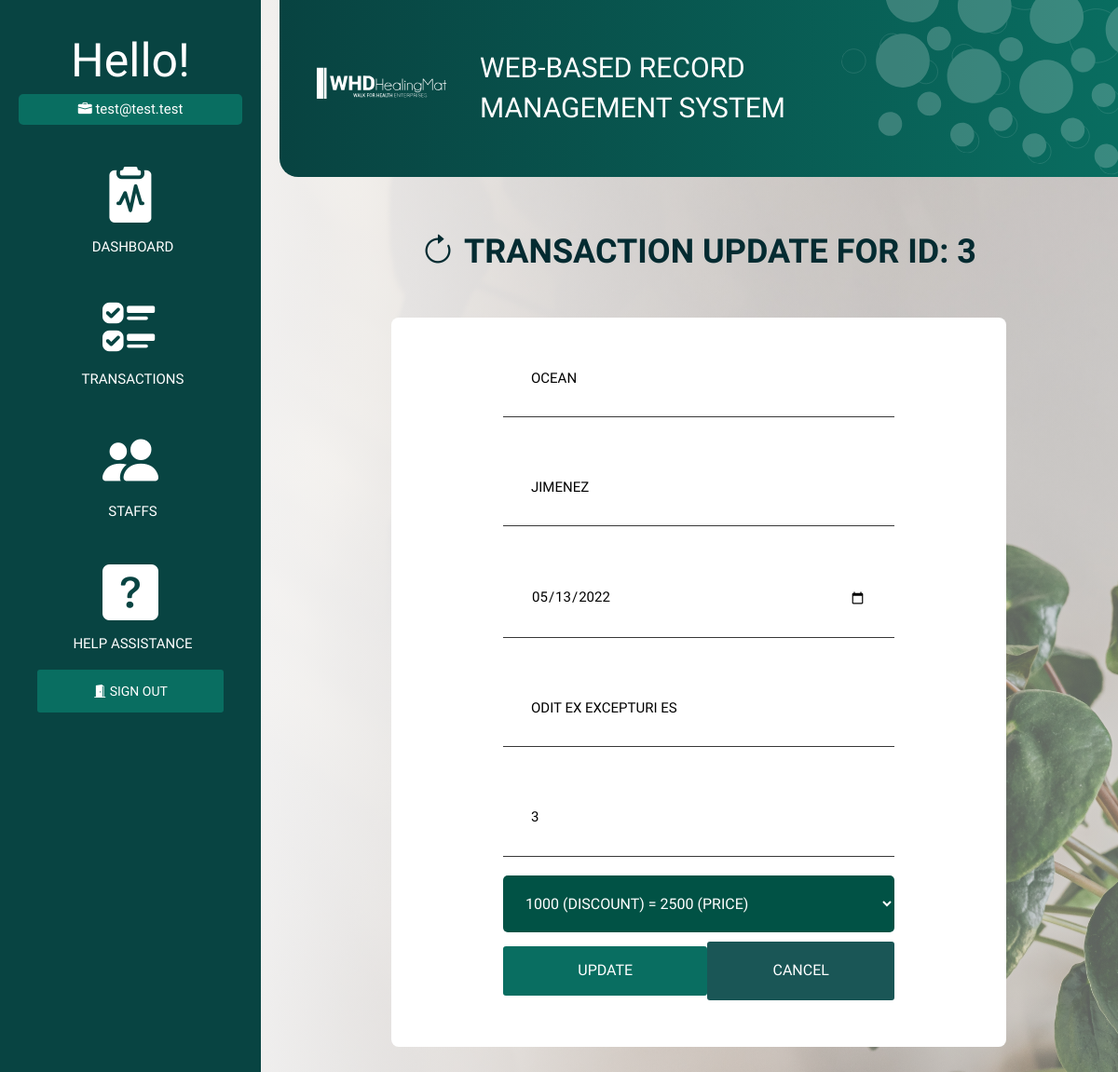
Page /transaction/3/update (signed in) on the earlier database version.
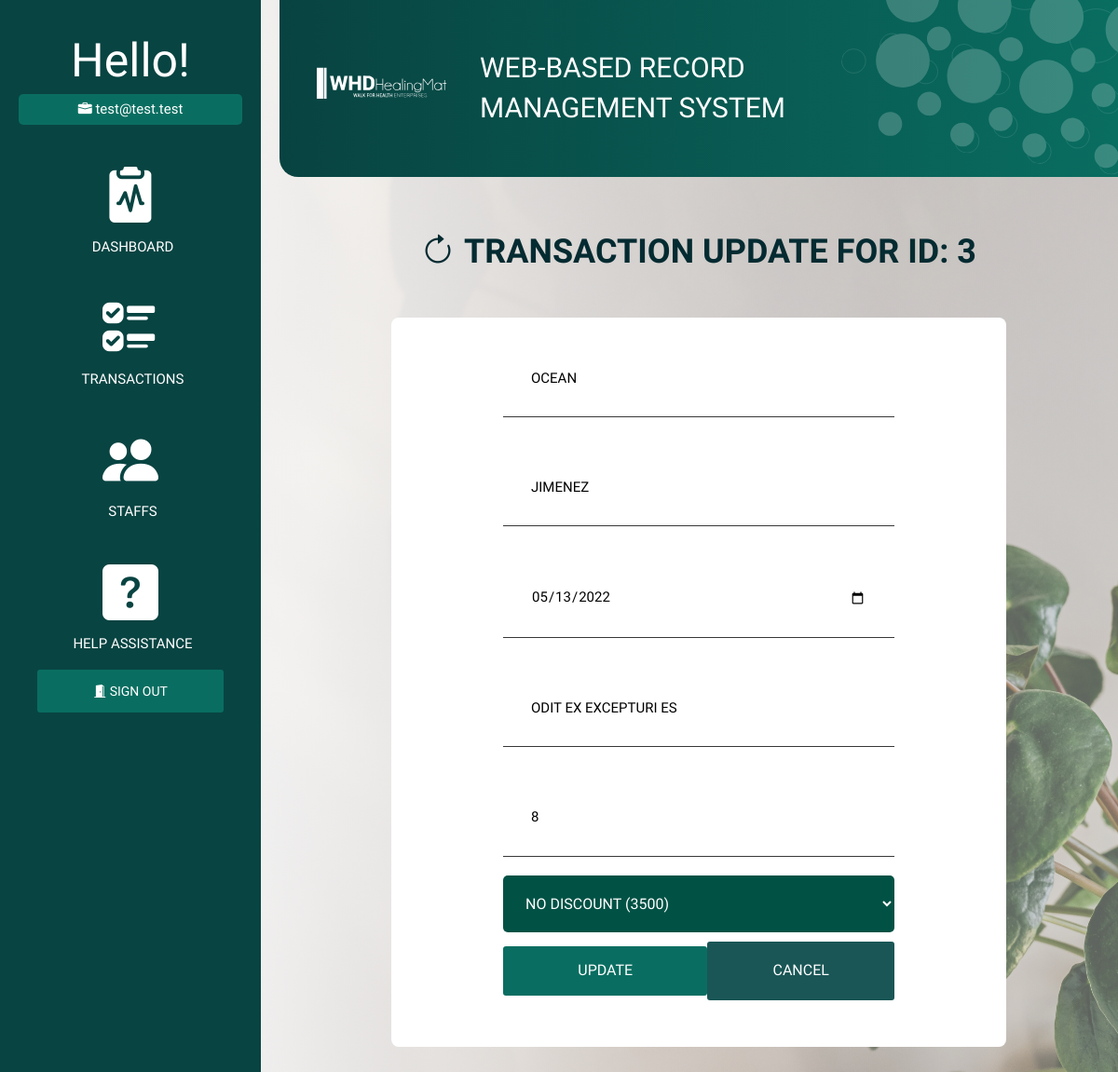
Same page on the later database version.
### models.py (models this page shows, shortened)
class Transaction(db.Model):
    __tablename__ = 'transaction'
    cust_id = db.Column(db.Integer, primary_key=True)
    cust_firstname = db.Column(db.Text)
    cust_lastname = db.Column(db.Text)
    trans_date = db.Column(db.Date)
    trans_location = db.Column(db.Text)
    prod_id = db.Column(db.Integer)
    trans_quantity = db.Column(db.Integer)
    trans_discount = db.Column(db.Float)

### blueprint/transaction.py (the view, shortened to what this page needs)
@transaction_bp.route('/transaction/<id>/update', methods=['GET', 'POST'])
def transaction_update(id):
    trans = Transaction.query.filter_by(cust_id=id).first()
    if request.method == 'GET':
        products = Product.query.all()
        return render_template('transaction/update_page.html', transaction=trans, products=products)

### blueprint/transaction.py (called while the page is built)
def transaction_bp_middleware():
    if not is_authenticated():
        return redirect(url_for('auth_bp.login_page'))

### helper/functions.py (called while the page is built)
def is_authenticated():
    if session.get('signedin'):
        return True
    return False

### templates/transaction/update_page.html (shortened to what this page needs)
{% extends 'auth/auth_base.html' %}
{% block head %}
<link rel="stylesheet" href="{{ url_for('static', filename='css/transaction.css') }}">
{% endblock %}
{% block body %}
<div class="transaction">
    <h1><i class="bi bi-arrow-clockwise">&nbsp;</i>Transaction Update for ID: {{transaction.cust_id}}</h1><br>
    <form action="" method="POST">
        <input type="text" name="firstname" placeholder="Firstname" value="{{transaction.cust_firstname}}" autocomplete="off"> <br>
        <input type="text" name="lastname" placeholder="Lastname" value="{{transaction.cust_lastname}}" autocomplete="off"> <br>
        <input type="date" name="date" placeholder="Date" value="{{transaction.trans_date}}"> <br>
        <input type="text" name="location" placeholder="Location" autocomplete="off" value="{{transaction.trans_location}}"> <br>
        <input type="number" name="quantity" placeholder="Unit/s" autocomplete="off" value="{{transaction.trans_quantity}}"> <br>
        <select name="discount">
            <option value="0"
                {{ 'selected' if transaction.trans_discount == 0.0 }}
            >
                No Discount (3500)
            </option>
            <option value="1000"
                {{ 'selected' if transaction.trans_discount == 1000.0 }}
            >
                1000 (Discount) = 2500 (Price)
            </option>
        </select>
        <span class="span-btn"><input type="submit" value="Update">
            <a id="cancel-btn" href="{{url_for('transaction_bp.transaction')}}">
               CANCEL</a></span>
    </form>
</div>
{% endblock %}

Differences in the rows shown:
changed Transaction "Ocean": quantity "3" → "8"
Other differences:
form field discount: "1000 (Discount) = 2500 (Price)" → "No Discount (3500)"
